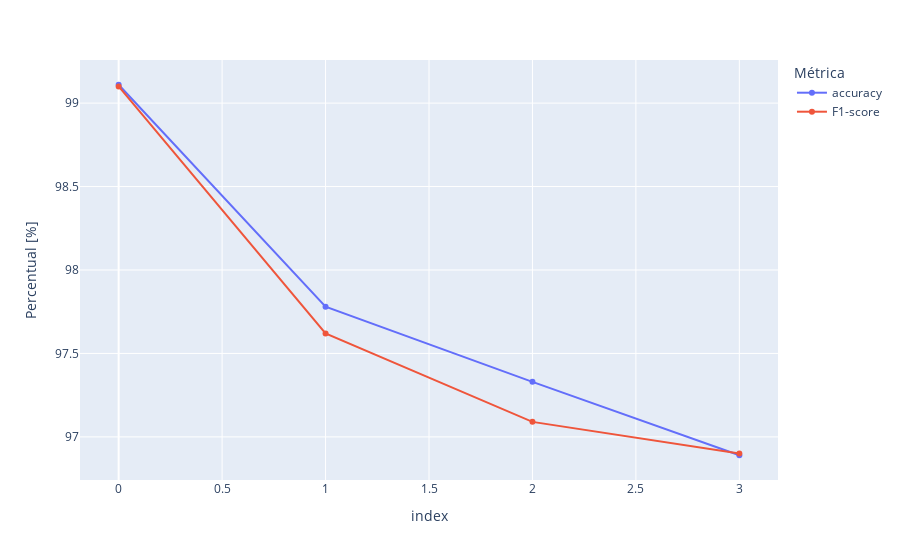

Notebook cell for this chart:
### Code cell
df = pd.DataFrame(columns=["accuracy", "F1-score"], index=[i for i in range(len(hps))])

for index, hp in hps.items():    
    lr_model = DecisionTreeClassifier(splitter=hp["splitter"], criterion=hp["criterion"])

    lr_model.fit(X=shaped_train_features, y=train_targets)

    predictions = lr_model.predict(shaped_val_features)
    new = list()

    for pred in predictions:
        if np.random.choice([True, False], p=[0.01, 0.99]):
            pred = np.random.choice(range(10))
        
        new.append(pred)

    acc = accuracy_score(y_true=val_targets, y_pred=new)
    acc = round(acc*100, 2)

    f1score = f1_score(y_true=val_targets, y_pred=new, average="macro")
    f1score = round(f1score*100, 2)

    df["accuracy"].loc[index] = acc
    df["F1-score"].loc[index] = f1score


fig = px.line(df.sort_values(by="accuracy", ascending=False).reset_index().drop("index", axis=1), markers=True)
fig.update_layout(yaxis_title="Percentual [%]", legend_title="Métrica")

fig.show()

print(df.sort_values(by="accuracy", ascending=False).reset_index())

print(hps)

### Figure 1 — Plotly figure (JSON) as saved in the notebook; plotly's stock layout.template omitted (floating-point values rounded to 4 significant figures)
{"data": [{"hovertemplate": "variable=accuracy<br>index=%{x}<br>value=%{y}<extra></extra>", "legendgroup": "accuracy", "line": {"color": "#636efa", "dash": "solid"}, "marker": {"symbol": "circle"}, "mode": "markers+lines", "name": "accuracy", "orientation": "v", "showlegend": true, "type": "scatter", "x": [0, 1, 2, 3], "xaxis": "x", "y": [99.11, 97.78, 97.33, 96.89], "yaxis": "y"}, {"hovertemplate": "variable=F1-score<br>index=%{x}<br>value=%{y}<extra></extra>", "legendgroup": "F1-score", "line": {"color": "#EF553B", "dash": "solid"}, "marker": {"symbol": "circle"}, "mode": "markers+lines", "name": "F1-score", "orientation": "v", "showlegend": true, "type": "scatter", "x": [0, 1, 2, 3], "xaxis": "x", "y": [99.1, 97.62, 97.09, 96.9], "yaxis": "y"}], "layout": {"legend": {"title": {"text": "Métrica"}, "tracegroupgap": 0}, "margin": {"t": 60}, "xaxis": {"anchor": "y", "domain": [0, 1], "title": {"text": "index"}}, "yaxis": {"anchor": "x", "domain": [0, 1], "title": {"text": "Percentual [%]"}}}}
